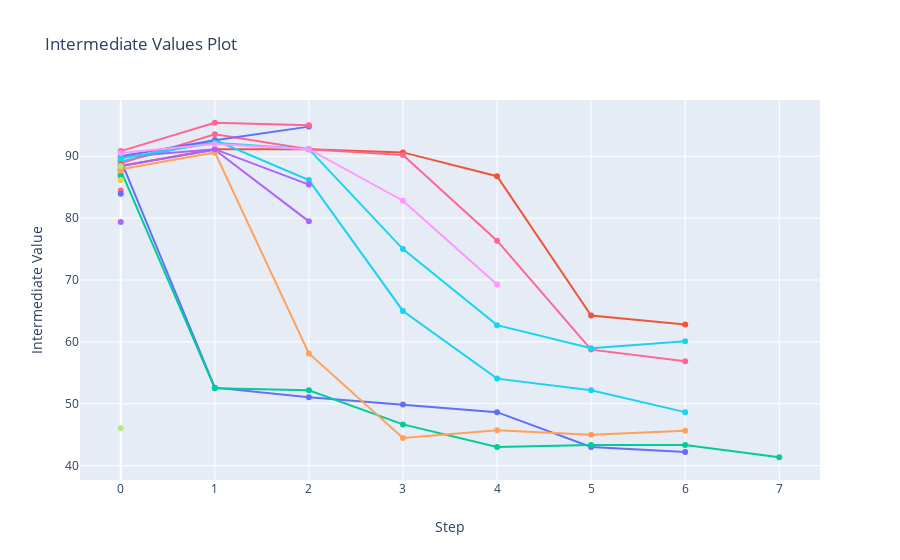

The code cell stored with this chart in its notebook:
### Markdown cell above
## Tuning Visualization

### Code cell
# algo = 'tpe'
figure = optuna.visualization.plot_intermediate_values(study)
# figure.write_image(f'dnn_results/plots/{algo}_30_trials_w_pruning.png')
# tpe_30_trials_w_pruning_intermed_values
# nsga_30_trials_w_pruning_intermed_values
# pso_30_trials_w_pruning_intermed_values
# harmony_30_trials_w_pruning_intermed_values
# siman_30_trials_w_pruning_intermed_values
# rnd_30_trials_w_pruning_intermed_values

figure

### Figure 1 — Plotly figure (JSON) as saved in the notebook; plotly's stock layout.template omitted (floating-point values rounded to 4 significant figures)
{"data": [{"marker": {"maxdisplayed": 10}, "mode": "lines+markers", "name": "Trial0", "type": "scatter", "x": [0, 1, 2, 3, 4, 5, 6], "y": [89.38, 52.6, 51.04, 49.9, 48.65, 43.02, 42.19]}, {"marker": {"maxdisplayed": 10}, "mode": "lines+markers", "name": "Trial1", "type": "scatter", "x": [0, 1, 2, 3, 4, 5, 6], "y": [88.44, 91.15, 91.15, 90.62, 86.77, 64.27, 62.81]}, {"marker": {"maxdisplayed": 10}, "mode": "lines+markers", "name": "Trial2", "type": "scatter", "x": [0, 1, 2, 3, 4, 5, 6, 7], "y": [87.71, 52.5, 52.19, 46.67, 43.02, 43.33, 43.33, 41.35]}, {"marker": {"maxdisplayed": 10}, "mode": "lines+markers", "name": "Trial3", "type": "scatter", "x": [0, 1, 2], "y": [88.44, 91.04, 79.48]}, {"marker": {"maxdisplayed": 10}, "mode": "lines+markers", "name": "Trial4", "type": "scatter", "x": [0, 1, 2, 3, 4, 5, 6], "y": [87.92, 90.62, 58.12, 44.48, 45.73, 45, 45.62]}, {"marker": {"maxdisplayed": 10}, "mode": "lines+markers", "name": "Trial5", "type": "scatter", "x": [0], "y": [86.67]}, {"marker": {"maxdisplayed": 10}, "mode": "lines+markers", "name": "Trial6", "type": "scatter", "x": [0], "y": [84.48]}, {"marker": {"maxdisplayed": 10}, "mode": "lines+markers", "name": "Trial7", "type": "scatter", "x": [0], "y": [87.6]}, {"marker": {"maxdisplayed": 10}, "mode": "lines+markers", "name": "Trial8", "type": "scatter", "x": [0], "y": [88.02]}, {"marker": {"maxdisplayed": 10}, "mode": "lines+markers", "name": "Trial9", "type": "scatter", "x": [0], "y": [87.71]}, {"marker": {"maxdisplayed": 10}, "mode": "lines+markers", "name": "Trial10", "type": "scatter", "x": [0], "y": [83.96]}, {"marker": {"maxdisplayed": 10}, "mode": "lines+markers", "name": "Trial11", "type": "scatter", "x": [0], "y": [87.19]}, {"marker": {"maxdisplayed": 10}, "mode": "lines+markers", "name": "Trial12", "type": "scatter", "x": [0], "y": [87.92]}, {"marker": {"maxdisplayed": 10}, "mode": "lines+markers", "name": "Trial13", "type": "scatter", "x": [0], "y": [79.38]}, {"marker": {"maxdisplayed": 10}, "mode": "lines+markers", "name": "Trial14", "type": "scatter", "x": [0], "y": [87.71]}, {"marker": {"maxdisplayed": 10}, "mode": "lines+markers", "name": "Trial15", "type": "scatter", "x": [0, 1, 2, 3, 4, 5, 6], "y": [89.17, 92.6, 86.15, 65, 54.06, 52.19, 48.65]}, {"marker": {"maxdisplayed": 10}, "mode": "lines+markers", "name": "Trial16", "type": "scatter", "x": [0, 1, 2, 3, 4, 5, 6], "y": [88.85, 93.54, 91.15, 90.21, 76.35, 58.75, 56.88]}, {"marker": {"maxdisplayed": 10}, "mode": "lines+markers", "name": "Trial17", "type": "scatter", "x": [0], "y": [46.04]}, {"marker": {"maxdisplayed": 10}, "mode": "lines+markers", "name": "Trial18", "type": "scatter", "x": [0], "y": [86.98]}, {"marker": {"maxdisplayed": 10}, "mode": "lines+markers", "name": "Trial19", "type": "scatter", "x": [0], "y": [87.19]}, {"marker": {"maxdisplayed": 10}, "mode": "lines+markers", "name": "Trial20", "type": "scatter", "x": [0, 1, 2], "y": [90, 92.6, 94.79]}, {"marker": {"maxdisplayed": 10}, "mode": "lines+markers", "name": "Trial21", "type": "scatter", "x": [0], "y": [88.65]}, {"marker": {"maxdisplayed": 10}, "mode": "lines+markers", "name": "Trial22", "type": "scatter", "x": [0], "y": [86.88]}, {"marker": {"maxdisplayed": 10}, "mode": "lines+markers", "name": "Trial23", "type": "scatter", "x": [0, 1, 2], "y": [89.9, 91.15, 85.42]}, {"marker": {"maxdisplayed": 10}, "mode": "lines+markers", "name": "Trial24", "type": "scatter", "x": [0], "y": [87.71]}, {"marker": {"maxdisplayed": 10}, "mode": "lines+markers", "name": "Trial25", "type": "scatter", "x": [0, 1, 2, 3, 4, 5, 6], "y": [89.69, 92.19, 91.15, 75, 62.71, 58.96, 60.1]}, {"marker": {"maxdisplayed": 10}, "mode": "lines+markers", "name": "Trial26", "type": "scatter", "x": [0, 1, 2], "y": [90.83, 95.42, 95]}, {"marker": {"maxdisplayed": 10}, "mode": "lines+markers", "name": "Trial27", "type": "scatter", "x": [0], "y": [88.44]}, {"marker": {"maxdisplayed": 10}, "mode": "lines+markers", "name": "Trial28", "type": "scatter", "x": [0, 1, 2, 3, 4], "y": [90.52, 91.98, 91.15, 82.81, 69.27]}, {"marker": {"maxdisplayed": 10}, "mode": "lines+markers", "name": "Trial29", "type": "scatter", "x": [0], "y": [86.15]}], "layout": {"showlegend": false, "title": {"text": "Intermediate Values Plot"}, "xaxis": {"title": {"text": "Step"}}, "yaxis": {"title": {"text": "Intermediate Value"}}}}
